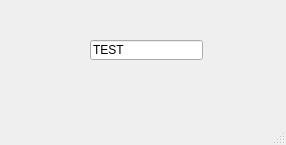
<?xml version="1.0" encoding="UTF-8"?>
<ui version="4.0">
 <class>test_qlineedit</class>
 <widget class="QMainWindow" name="test_qlineedit">
  <property name="geometry">
   <rect>
    <x>0</x>
    <y>0</y>
    <width>286</width>
    <height>145</height>
   </rect>
  </property>
  <property name="windowTitle">
   <string>MainWindow</string>
  </property>
  <widget class="QWidget" name="centralwidget">
   <widget class="QLineEdit" name="lineEdit">
    <property name="geometry">
     <rect>
      <x>90</x>
      <y>40</y>
      <width>113</width>
      <height>20</height>
     </rect>
    </property>
    <property name="text">
     <string>TEST</string>
    </property>
   </widget>
  </widget>
  <widget class="QMenuBar" name="menubar">
   <property name="geometry">
    <rect>
     <x>0</x>
     <y>0</y>
     <width>286</width>
     <height>21</height>
    </rect>
   </property>
  </widget>
  <widget class="QStatusBar" name="statusbar"/>
 </widget>
 <resources/>
 <connections/>
</ui>
